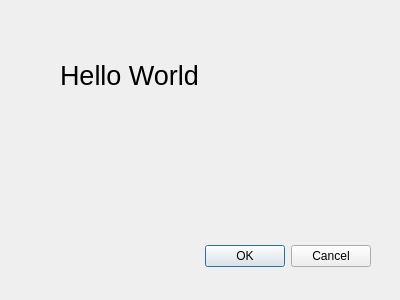
<?xml version="1.0" encoding="UTF-8"?>
<ui version="4.0">
 <class>Dialog</class>
 <widget class="QDialog" name="Dialog">
  <property name="geometry">
   <rect>
    <x>0</x>
    <y>0</y>
    <width>400</width>
    <height>300</height>
   </rect>
  </property>
  <property name="windowTitle">
   <string>Dao Dinh Thai - Heloo World</string>
  </property>
  <widget class="QDialogButtonBox" name="buttonBox">
   <property name="geometry">
    <rect>
     <x>30</x>
     <y>240</y>
     <width>341</width>
     <height>32</height>
    </rect>
   </property>
   <property name="orientation">
    <enum>Qt::Horizontal</enum>
   </property>
   <property name="standardButtons">
    <set>QDialogButtonBox::Cancel|QDialogButtonBox::Ok</set>
   </property>
  </widget>
  <widget class="QLabel" name="label">
   <property name="geometry">
    <rect>
     <x>60</x>
     <y>40</y>
     <width>181</width>
     <height>71</height>
    </rect>
   </property>
   <property name="font">
    <font>
     <pointsize>20</pointsize>
    </font>
   </property>
   <property name="text">
    <string>Hello World</string>
   </property>
  </widget>
 </widget>
 <resources/>
 <connections>
  <connection>
   <sender>buttonBox</sender>
   <signal>accepted()</signal>
   <receiver>Dialog</receiver>
   <slot>accept()</slot>
   <hints>
    <hint type="sourcelabel">
     <x>248</x>
     <y>254</y>
    </hint>
    <hint type="destinationlabel">
     <x>157</x>
     <y>274</y>
    </hint>
   </hints>
  </connection>
  <connection>
   <sender>buttonBox</sender>
   <signal>rejected()</signal>
   <receiver>Dialog</receiver>
   <slot>reject()</slot>
   <hints>
    <hint type="sourcelabel">
     <x>316</x>
     <y>260</y>
    </hint>
    <hint type="destinationlabel">
     <x>286</x>
     <y>274</y>
    </hint>
   </hints>
  </connection>
 </connections>
</ui>
